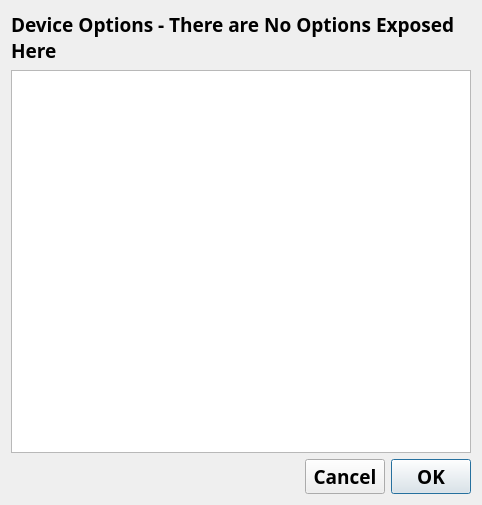
<?xml version="1.0" encoding="UTF-8"?>
<ui version="4.0">
 <class>DialogDeviceOptions</class>
 <widget class="QDialog" name="DialogDeviceOptions">
  <property name="windowModality">
   <enum>Qt::ApplicationModal</enum>
  </property>
  <property name="geometry">
   <rect>
    <x>0</x>
    <y>0</y>
    <width>482</width>
    <height>505</height>
   </rect>
  </property>
  <property name="minimumSize">
   <size>
    <width>482</width>
    <height>505</height>
   </size>
  </property>
  <property name="maximumSize">
   <size>
    <width>3000</width>
    <height>3000</height>
   </size>
  </property>
  <property name="font">
   <font>
    <family>Fira Mono</family>
    <pointsize>12</pointsize>
   </font>
  </property>
  <property name="windowTitle">
   <string>Device Options</string>
  </property>
  <property name="modal">
   <bool>true</bool>
  </property>
  <layout class="QGridLayout" name="gridLayout">
   <item row="0" column="0">
    <layout class="QVBoxLayout" name="verticalLayout">
     <item>
      <widget class="QLabel" name="labelDeviceNameAndInfo">
       <property name="font">
        <font>
         <family>Fira Mono</family>
         <pointsize>14</pointsize>
         <bold>true</bold>
        </font>
       </property>
       <property name="text">
        <string>Device Options - There are No Options Exposed Here</string>
       </property>
       <property name="wordWrap">
        <bool>true</bool>
       </property>
      </widget>
     </item>
     <item>
      <widget class="QListWidget" name="listWidgetOptions">
       <property name="font">
        <font>
         <family>Fira Mono</family>
         <pointsize>14</pointsize>
        </font>
       </property>
      </widget>
     </item>
     <item>
      <layout class="QHBoxLayout" name="horizontalLayout">
       <item>
        <spacer name="horizontalSpacer">
         <property name="font">
          <font>
           <family>Fira Mono</family>
           <pointsize>14</pointsize>
          </font>
         </property>
         <property name="orientation">
          <enum>Qt::Horizontal</enum>
         </property>
         <property name="sizeHint" stdset="0">
          <size>
           <width>368</width>
           <height>20</height>
          </size>
         </property>
        </spacer>
       </item>
       <item>
        <widget class="QPushButton" name="pushButtonCancel">
         <property name="font">
          <font>
           <family>Fira Mono</family>
           <pointsize>14</pointsize>
           <bold>true</bold>
          </font>
         </property>
         <property name="text">
          <string>Cancel</string>
         </property>
        </widget>
       </item>
       <item>
        <widget class="QPushButton" name="pushButtonOK">
         <property name="font">
          <font>
           <family>Fira Mono</family>
           <pointsize>14</pointsize>
           <bold>true</bold>
          </font>
         </property>
         <property name="text">
          <string>OK</string>
         </property>
         <property name="default">
          <bool>true</bool>
         </property>
        </widget>
       </item>
      </layout>
     </item>
    </layout>
   </item>
  </layout>
 </widget>
 <resources/>
 <connections/>
</ui>
